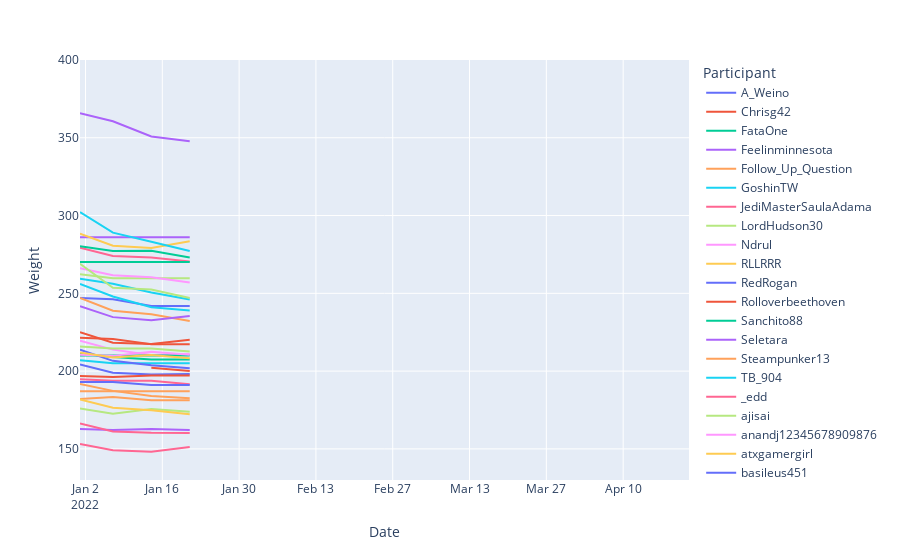

Notebook source saved alongside this figure:
### Code cell


### Figure 1 — Plotly figure (JSON) as saved in the notebook; plotly's stock layout.template omitted (floating-point values rounded to 4 significant figures)
{"data": [{"hovertemplate": "Participant=A_Weino<br>Date=%{x}<br>Weight=%{y}<extra></extra>", "legendgroup": "A_Weino", "line": {"color": "#636efa", "dash": "solid"}, "marker": {"symbol": "circle"}, "mode": "lines", "name": "A_Weino", "orientation": "v", "showlegend": true, "type": "scatter", "x": ["2022-01-01T00:00:00", "2022-01-07T00:00:00", "2022-01-14T00:00:00", "2022-01-21T00:00:00"], "xaxis": "x", "y": [247, 246.2, 241.8, 241.8], "yaxis": "y"}, {"hovertemplate": "Participant=Chrisg42<br>Date=%{x}<br>Weight=%{y}<extra></extra>", "legendgroup": "Chrisg42", "line": {"color": "#EF553B", "dash": "solid"}, "marker": {"symbol": "circle"}, "mode": "lines", "name": "Chrisg42", "orientation": "v", "showlegend": true, "type": "scatter", "x": ["2022-01-14T00:00:00", "2022-01-21T00:00:00"], "xaxis": "x", "y": [202.1, 200], "yaxis": "y"}, {"hovertemplate": "Participant=FataOne<br>Date=%{x}<br>Weight=%{y}<extra></extra>", "legendgroup": "FataOne", "line": {"color": "#00cc96", "dash": "solid"}, "marker": {"symbol": "circle"}, "mode": "lines", "name": "FataOne", "orientation": "v", "showlegend": true, "type": "scatter", "x": ["2022-01-01T00:00:00", "2022-01-07T00:00:00", "2022-01-14T00:00:00", "2022-01-21T00:00:00"], "xaxis": "x", "y": [211.2, 209.1, 207.5, 207.5], "yaxis": "y"}, {"hovertemplate": "Participant=Feelinminnesota<br>Date=%{x}<br>Weight=%{y}<extra></extra>", "legendgroup": "Feelinminnesota", "line": {"color": "#ab63fa", "dash": "solid"}, "marker": {"symbol": "circle"}, "mode": "lines", "name": "Feelinminnesota", "orientation": "v", "showlegend": true, "type": "scatter", "x": ["2022-01-01T00:00:00", "2022-01-07T00:00:00", "2022-01-14T00:00:00", "2022-01-21T00:00:00"], "xaxis": "x", "y": [286, 286, 286, 286], "yaxis": "y"}, {"hovertemplate": "Participant=Follow_Up_Question<br>Date=%{x}<br>Weight=%{y}<extra></extra>", "legendgroup": "Follow_Up_Question", "line": {"color": "#FFA15A", "dash": "solid"}, "marker": {"symbol": "circle"}, "mode": "lines", "name": "Follow_Up_Question", "orientation": "v", "showlegend": true, "type": "scatter", "x": ["2022-01-01T00:00:00", "2022-01-07T00:00:00", "2022-01-14T00:00:00", "2022-01-21T00:00:00"], "xaxis": "x", "y": [182, 183.4, 181.2, 181.2], "yaxis": "y"}, {"hovertemplate": "Participant=GoshinTW<br>Date=%{x}<br>Weight=%{y}<extra></extra>", "legendgroup": "GoshinTW", "line": {"color": "#19d3f3", "dash": "solid"}, "marker": {"symbol": "circle"}, "mode": "lines", "name": "GoshinTW", "orientation": "v", "showlegend": true, "type": "scatter", "x": ["2022-01-01T00:00:00", "2022-01-07T00:00:00", "2022-01-14T00:00:00", "2022-01-21T00:00:00"], "xaxis": "x", "y": [207, 205, 205, 205], "yaxis": "y"}, {"hovertemplate": "Participant=JediMasterSaulaAdama<br>Date=%{x}<br>Weight=%{y}<extra></extra>", "legendgroup": "JediMasterSaulaAdama", "line": {"color": "#FF6692", "dash": "solid"}, "marker": {"symbol": "circle"}, "mode": "lines", "name": "JediMasterSaulaAdama", "orientation": "v", "showlegend": true, "type": "scatter", "x": ["2022-01-01T00:00:00", "2022-01-07T00:00:00", "2022-01-14T00:00:00", "2022-01-21T00:00:00"], "xaxis": "x", "y": [279.4, 274, 273, 270.5], "yaxis": "y"}, {"hovertemplate": "Participant=LordHudson30<br>Date=%{x}<br>Weight=%{y}<extra></extra>", "legendgroup": "LordHudson30", "line": {"color": "#B6E880", "dash": "solid"}, "marker": {"symbol": "circle"}, "mode": "lines", "name": "LordHudson30", "orientation": "v", "showlegend": true, "type": "scatter", "x": ["2022-01-01T00:00:00", "2022-01-07T00:00:00", "2022-01-14T00:00:00", "2022-01-21T00:00:00"], "xaxis": "x", "y": [176, 172.6, 175.7, 173.8], "yaxis": "y"}, {"hovertemplate": "Participant=Ndrul<br>Date=%{x}<br>Weight=%{y}<extra></extra>", "legendgroup": "Ndrul", "line": {"color": "#FF97FF", "dash": "solid"}, "marker": {"symbol": "circle"}, "mode": "lines", "name": "Ndrul", "orientation": "v", "showlegend": true, "type": "scatter", "x": ["2022-01-01T00:00:00", "2022-01-07T00:00:00", "2022-01-14T00:00:00", "2022-01-21T00:00:00"], "xaxis": "x", "y": [219.6, 213.8, 210.4, 211], "yaxis": "y"}, {"hovertemplate": "Participant=RLLRRR<br>Date=%{x}<br>Weight=%{y}<extra></extra>", "legendgroup": "RLLRRR", "line": {"color": "#FECB52", "dash": "solid"}, "marker": {"symbol": "circle"}, "mode": "lines", "name": "RLLRRR", "orientation": "v", "showlegend": true, "type": "scatter", "x": ["2022-01-01T00:00:00", "2022-01-07T00:00:00", "2022-01-14T00:00:00", "2022-01-21T00:00:00"], "xaxis": "x", "y": [288.4, 280.6, 279.1, 283.5], "yaxis": "y"}, {"hovertemplate": "Participant=RedRogan<br>Date=%{x}<br>Weight=%{y}<extra></extra>", "legendgroup": "RedRogan", "line": {"color": "#636efa", "dash": "solid"}, "marker": {"symbol": "circle"}, "mode": "lines", "name": "RedRogan", "orientation": "v", "showlegend": true, "type": "scatter", "x": ["2022-01-01T00:00:00", "2022-01-07T00:00:00", "2022-01-14T00:00:00", "2022-01-21T00:00:00"], "xaxis": "x", "y": [204.2, 199, 197.8, 198.2], "yaxis": "y"}, {"hovertemplate": "Participant=Rolloverbeethoven<br>Date=%{x}<br>Weight=%{y}<extra></extra>", "legendgroup": "Rolloverbeethoven", "line": {"color": "#EF553B", "dash": "solid"}, "marker": {"symbol": "circle"}, "mode": "lines", "name": "Rolloverbeethoven", "orientation": "v", "showlegend": true, "type": "scatter", "x": ["2022-01-01T00:00:00", "2022-01-07T00:00:00", "2022-01-14T00:00:00", "2022-01-21T00:00:00"], "xaxis": "x", "y": [221.5, 220.7, 217.3, 217.3], "yaxis": "y"}, {"hovertemplate": "Participant=Sanchito88<br>Date=%{x}<br>Weight=%{y}<extra></extra>", "legendgroup": "Sanchito88", "line": {"color": "#00cc96", "dash": "solid"}, "marker": {"symbol": "circle"}, "mode": "lines", "name": "Sanchito88", "orientation": "v", "showlegend": true, "type": "scatter", "x": ["2022-01-01T00:00:00", "2022-01-07T00:00:00", "2022-01-14T00:00:00", "2022-01-21T00:00:00"], "xaxis": "x", "y": [210, 210, 210, 210], "yaxis": "y"}, {"hovertemplate": "Participant=Seletara<br>Date=%{x}<br>Weight=%{y}<extra></extra>", "legendgroup": "Seletara", "line": {"color": "#ab63fa", "dash": "solid"}, "marker": {"symbol": "circle"}, "mode": "lines", "name": "Seletara", "orientation": "v", "showlegend": true, "type": "scatter", "x": ["2022-01-01T00:00:00", "2022-01-07T00:00:00", "2022-01-14T00:00:00", "2022-01-21T00:00:00"], "xaxis": "x", "y": [162.8, 162.2, 162.8, 162.2], "yaxis": "y"}, {"hovertemplate": "Participant=Steampunker13<br>Date=%{x}<br>Weight=%{y}<extra></extra>", "legendgroup": "Steampunker13", "line": {"color": "#FFA15A", "dash": "solid"}, "marker": {"symbol": "circle"}, "mode": "lines", "name": "Steampunker13", "orientation": "v", "showlegend": true, "type": "scatter", "x": ["2022-01-01T00:00:00", "2022-01-07T00:00:00", "2022-01-14T00:00:00", "2022-01-21T00:00:00"], "xaxis": "x", "y": [187, 187, 187, 187], "yaxis": "y"}, {"hovertemplate": "Participant=TB_904<br>Date=%{x}<br>Weight=%{y}<extra></extra>", "legendgroup": "TB_904", "line": {"color": "#19d3f3", "dash": "solid"}, "marker": {"symbol": "circle"}, "mode": "lines", "name": "TB_904", "orientation": "v", "showlegend": true, "type": "scatter", "x": ["2022-01-01T00:00:00", "2022-01-07T00:00:00", "2022-01-14T00:00:00", "2022-01-21T00:00:00"], "xaxis": "x", "y": [259.4, 256.1, 250.6, 246], "yaxis": "y"}, {"hovertemplate": "Participant=_edd<br>Date=%{x}<br>Weight=%{y}<extra></extra>", "legendgroup": "_edd", "line": {"color": "#FF6692", "dash": "solid"}, "marker": {"symbol": "circle"}, "mode": "lines", "name": "_edd", "orientation": "v", "showlegend": true, "type": "scatter", "x": ["2022-01-01T00:00:00", "2022-01-07T00:00:00", "2022-01-14T00:00:00", "2022-01-21T00:00:00"], "xaxis": "x", "y": [194.7, 193.8, 193.8, 191.6], "yaxis": "y"}, {"hovertemplate": "Participant=ajisai<br>Date=%{x}<br>Weight=%{y}<extra></extra>", "legendgroup": "ajisai", "line": {"color": "#B6E880", "dash": "solid"}, "marker": {"symbol": "circle"}, "mode": "lines", "name": "ajisai", "orientation": "v", "showlegend": true, "type": "scatter", "x": ["2022-01-01T00:00:00", "2022-01-07T00:00:00", "2022-01-14T00:00:00", "2022-01-21T00:00:00"], "xaxis": "x", "y": [262.4, 259.7, 259.7, 259.7], "yaxis": "y"}, {"hovertemplate": "Participant=anandj12345678909876<br>Date=%{x}<br>Weight=%{y}<extra></extra>", "legendgroup": "anandj12345678909876", "line": {"color": "#FF97FF", "dash": "solid"}, "marker": {"symbol": "circle"}, "mode": "lines", "name": "anandj12345678909876", "orientation": "v", "showlegend": true, "type": "scatter", "x": ["2022-01-01T00:00:00", "2022-01-07T00:00:00", "2022-01-14T00:00:00", "2022-01-21T00:00:00"], "xaxis": "x", "y": [266.2, 261.6, 260.3, 256.9], "yaxis": "y"}, {"hovertemplate": "Participant=atxgamergirl <br>Date=%{x}<br>Weight=%{y}<extra></extra>", "legendgroup": "atxgamergirl ", "line": {"color": "#FECB52", "dash": "solid"}, "marker": {"symbol": "circle"}, "mode": "lines", "name": "atxgamergirl ", "orientation": "v", "showlegend": true, "type": "scatter", "x": ["2022-01-01T00:00:00", "2022-01-07T00:00:00", "2022-01-14T00:00:00", "2022-01-21T00:00:00"], "xaxis": "x", "y": [181.8, 176.4, 174.8, 172.2], "yaxis": "y"}, {"hovertemplate": "Participant=basileus451<br>Date=%{x}<br>Weight=%{y}<extra></extra>", "legendgroup": "basileus451", "line": {"color": "#636efa", "dash": "solid"}, "marker": {"symbol": "circle"}, "mode": "lines", "name": "basileus451", "orientation": "v", "showlegend": true, "type": "scatter", "x": ["2022-01-01T00:00:00", "2022-01-07T00:00:00", "2022-01-14T00:00:00", "2022-01-21T00:00:00"], "xaxis": "x", "y": [213.8, 206.6, 203.8, 201.8], "yaxis": "y"}, {"hovertemplate": "Participant=bhender<br>Date=%{x}<br>Weight=%{y}<extra></extra>", "legendgroup": "bhender", "line": {"color": "#EF553B", "dash": "solid"}, "marker": {"symbol": "circle"}, "mode": "lines", "name": "bhender", "orientation": "v", "showlegend": true, "type": "scatter", "x": ["2022-01-01T00:00:00", "2022-01-07T00:00:00", "2022-01-14T00:00:00", "2022-01-21T00:00:00"], "xaxis": "x", "y": [225, 218.2, 217.5, 220.1], "yaxis": "y"}, {"hovertemplate": "Participant=bostonthebeagle<br>Date=%{x}<br>Weight=%{y}<extra></extra>", "legendgroup": "bostonthebeagle", "line": {"color": "#00cc96", "dash": "solid"}, "marker": {"symbol": "circle"}, "mode": "lines", "name": "bostonthebeagle", "orientation": "v", "showlegend": true, "type": "scatter", "x": ["2022-01-01T00:00:00", "2022-01-07T00:00:00", "2022-01-14T00:00:00", "2022-01-21T00:00:00"], "xaxis": "x", "y": [270.2, 270.2, 270.2, 270.2], "yaxis": "y"}, {"hovertemplate": "Participant=bushnov<br>Date=%{x}<br>Weight=%{y}<extra></extra>", "legendgroup": "bushnov", "line": {"color": "#ab63fa", "dash": "solid"}, "marker": {"symbol": "circle"}, "mode": "lines", "name": "bushnov", "orientation": "v", "showlegend": true, "type": "scatter", "x": ["2022-01-01T00:00:00", "2022-01-07T00:00:00", "2022-01-14T00:00:00", "2022-01-21T00:00:00"], "xaxis": "x", "y": [365.8, 360.6, 350.8, 347.8], "yaxis": "y"}, {"hovertemplate": "Participant=clientnumber9<br>Date=%{x}<br>Weight=%{y}<extra></extra>", "legendgroup": "clientnumber9", "line": {"color": "#FFA15A", "dash": "solid"}, "marker": {"symbol": "circle"}, "mode": "lines", "name": "clientnumber9", "orientation": "v", "showlegend": true, "type": "scatter", "x": ["2022-01-01T00:00:00", "2022-01-07T00:00:00", "2022-01-14T00:00:00", "2022-01-21T00:00:00"], "xaxis": "x", "y": [247, 238.8, 236.5, 232.2], "yaxis": "y"}, {"hovertemplate": "Participant=corskier<br>Date=%{x}<br>Weight=%{y}<extra></extra>", "legendgroup": "corskier", "line": {"color": "#19d3f3", "dash": "solid"}, "marker": {"symbol": "circle"}, "mode": "lines", "name": "corskier", "orientation": "v", "showlegend": true, "type": "scatter", "x": ["2022-01-01T00:00:00", "2022-01-07T00:00:00", "2022-01-14T00:00:00", "2022-01-21T00:00:00"], "xaxis": "x", "y": [256, 248, 241, 239], "yaxis": "y"}, {"hovertemplate": "Participant=crimsonburn27<br>Date=%{x}<br>Weight=%{y}<extra></extra>", "legendgroup": "crimsonburn27", "line": {"color": "#FF6692", "dash": "solid"}, "marker": {"symbol": "circle"}, "mode": "lines", "name": "crimsonburn27", "orientation": "v", "showlegend": true, "type": "scatter", "x": ["2022-01-01T00:00:00", "2022-01-07T00:00:00", "2022-01-14T00:00:00", "2022-01-21T00:00:00"], "xaxis": "x", "y": [166.4, 161.2, 160.4, 160.2], "yaxis": "y"}, {"hovertemplate": "Participant=fivehundredpoundthud<br>Date=%{x}<br>Weight=%{y}<extra></extra>", "legendgroup": "fivehundredpoundthud", "line": {"color": "#B6E880", "dash": "solid"}, "marker": {"symbol": "circle"}, "mode": "lines", "name": "fivehundredpoundthud", "orientation": "v", "showlegend": true, "type": "scatter", "x": ["2022-01-01T00:00:00", "2022-01-07T00:00:00", "2022-01-14T00:00:00", "2022-01-21T00:00:00"], "xaxis": "x", "y": [215.8, 214.6, 214.6, 212.6], "yaxis": "y"}, {"hovertemplate": "Participant=gnome_chomsky<br>Date=%{x}<br>Weight=%{y}<extra></extra>", "legendgroup": "gnome_chomsky", "line": {"color": "#FF97FF", "dash": "solid"}, "marker": {"symbol": "circle"}, "mode": "lines", "name": "gnome_chomsky", "orientation": "v", "showlegend": true, "type": "scatter", "x": ["2022-01-01T00:00:00", "2022-01-07T00:00:00", "2022-01-14T00:00:00", "2022-01-21T00:00:00"], "xaxis": "x", "y": [210.5, 209.8, 212.5, 210.5], "yaxis": "y"}, {"hovertemplate": "Participant=gordogg42p<br>Date=%{x}<br>Weight=%{y}<extra></extra>", "legendgroup": "gordogg42p", "line": {"color": "#FECB52", "dash": "solid"}, "marker": {"symbol": "circle"}, "mode": "lines", "name": "gordogg42p", "orientation": "v", "showlegend": true, "type": "scatter", "x": ["2022-01-01T00:00:00", "2022-01-07T00:00:00", "2022-01-14T00:00:00", "2022-01-21T00:00:00"], "xaxis": "x", "y": [212, 208.8, 210.4, 208.3], "yaxis": "y"}, {"hovertemplate": "Participant=guinness_blaine<br>Date=%{x}<br>Weight=%{y}<extra></extra>", "legendgroup": "guinness_blaine", "line": {"color": "#636efa", "dash": "solid"}, "marker": {"symbol": "circle"}, "mode": "lines", "name": "guinness_blaine", "orientation": "v", "showlegend": true, "type": "scatter", "x": ["2022-01-01T00:00:00", "2022-01-07T00:00:00", "2022-01-14T00:00:00", "2022-01-21T00:00:00"], "xaxis": "x", "y": [193, 193, 191, 191], "yaxis": "y"}, {"hovertemplate": "Participant=impishgrin<br>Date=%{x}<br>Weight=%{y}<extra></extra>", "legendgroup": "impishgrin", "line": {"color": "#EF553B", "dash": "solid"}, "marker": {"symbol": "circle"}, "mode": "lines", "name": "impishgrin", "orientation": "v", "showlegend": true, "type": "scatter", "x": ["2022-01-01T00:00:00", "2022-01-07T00:00:00", "2022-01-14T00:00:00", "2022-01-21T00:00:00"], "xaxis": "x", "y": [196.9, 196.2, 197.2, 197.1], "yaxis": "y"}, {"hovertemplate": "Participant=jrluhn<br>Date=%{x}<br>Weight=%{y}<extra></extra>", "legendgroup": "jrluhn", "line": {"color": "#00cc96", "dash": "solid"}, "marker": {"symbol": "circle"}, "mode": "lines", "name": "jrluhn", "orientation": "v", "showlegend": true, "type": "scatter", "x": ["2022-01-01T00:00:00", "2022-01-07T00:00:00", "2022-01-14T00:00:00", "2022-01-21T00:00:00"], "xaxis": "x", "y": [280.2, 277.2, 277.4, 273], "yaxis": "y"}, {"hovertemplate": "Participant=percykins<br>Date=%{x}<br>Weight=%{y}<extra></extra>", "legendgroup": "percykins", "line": {"color": "#ab63fa", "dash": "solid"}, "marker": {"symbol": "circle"}, "mode": "lines", "name": "percykins", "orientation": "v", "showlegend": true, "type": "scatter", "x": ["2022-01-01T00:00:00", "2022-01-07T00:00:00", "2022-01-14T00:00:00", "2022-01-21T00:00:00"], "xaxis": "x", "y": [241.7, 234.7, 232.7, 235.5], "yaxis": "y"}, {"hovertemplate": "Participant=rushhourIV<br>Date=%{x}<br>Weight=%{y}<extra></extra>", "legendgroup": "rushhourIV", "line": {"color": "#FFA15A", "dash": "solid"}, "marker": {"symbol": "circle"}, "mode": "lines", "name": "rushhourIV", "orientation": "v", "showlegend": true, "type": "scatter", "x": ["2022-01-01T00:00:00", "2022-01-07T00:00:00", "2022-01-14T00:00:00", "2022-01-21T00:00:00"], "xaxis": "x", "y": [191.8, 187.3, 184, 182.5], "yaxis": "y"}, {"hovertemplate": "Participant=stevosaurus<br>Date=%{x}<br>Weight=%{y}<extra></extra>", "legendgroup": "stevosaurus", "line": {"color": "#19d3f3", "dash": "solid"}, "marker": {"symbol": "circle"}, "mode": "lines", "name": "stevosaurus", "orientation": "v", "showlegend": true, "type": "scatter", "x": ["2022-01-01T00:00:00", "2022-01-07T00:00:00", "2022-01-14T00:00:00", "2022-01-21T00:00:00"], "xaxis": "x", "y": [302.2, 289, 283.2, 277.2], "yaxis": "y"}, {"hovertemplate": "Participant=tejastacostand - Goal 140<br>Date=%{x}<br>Weight=%{y}<extra></extra>", "legendgroup": "tejastacostand - Goal 140", "line": {"color": "#FF6692", "dash": "solid"}, "marker": {"symbol": "circle"}, "mode": "lines", "name": "tejastacostand - Goal 140", "orientation": "v", "showlegend": true, "type": "scatter", "x": ["2022-01-01T00:00:00", "2022-01-07T00:00:00", "2022-01-14T00:00:00", "2022-01-21T00:00:00"], "xaxis": "x", "y": [153.2, 149.1, 148.2, 151.2], "yaxis": "y"}, {"hovertemplate": "Participant=uncomfortablyhigh<br>Date=%{x}<br>Weight=%{y}<extra></extra>", "legendgroup": "uncomfortablyhigh", "line": {"color": "#B6E880", "dash": "solid"}, "marker": {"symbol": "circle"}, "mode": "lines", "name": "uncomfortablyhigh", "orientation": "v", "showlegend": true, "type": "scatter", "x": ["2022-01-01T00:00:00", "2022-01-07T00:00:00", "2022-01-14T00:00:00", "2022-01-21T00:00:00"], "xaxis": "x", "y": [269, 253.6, 252.4, 247], "yaxis": "y"}], "layout": {"legend": {"title": {"text": "Participant"}, "tracegroupgap": 0}, "margin": {"t": 60}, "xaxis": {"anchor": "y", "domain": [0, 1], "range": ["2022-01-01T00:00:00", "2022-04-22T00:00:00"], "title": {"text": "Date"}}, "yaxis": {"anchor": "x", "domain": [0, 1], "range": [130, 400], "title": {"text": "Weight"}}}}
